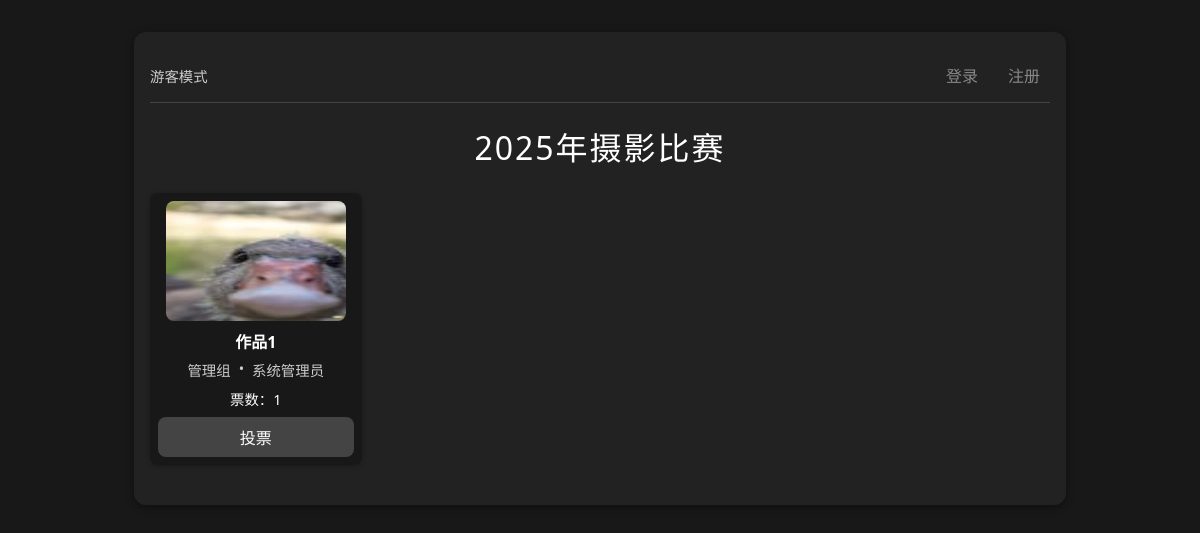
The page / on the database its author committed.
### app.py (models this page shows)
class Settings(db.Model):
    id = db.Column(db.Integer, primary_key=True)
    contest_title = db.Column(db.String(100), default="2025年摄影比赛")
    allow_upload = db.Column(db.Boolean, default=True)
    allow_vote = db.Column(db.Boolean, default=True)

class Photo(db.Model):
    id = db.Column(db.Integer, primary_key=True)
    url = db.Column(db.String(128))
    thumb_url = db.Column(db.String(128))
    title = db.Column(db.String(100), nullable=True)  # 作品名称
    class_name = db.Column(db.String(32))
    student_name = db.Column(db.String(32))
    vote_count = db.Column(db.Integer, default=0)
    user_id = db.Column(db.Integer, db.ForeignKey('user.id'), nullable=False)
    status = db.Column(db.Integer, default=0)  # 0=待审核, 1=已通过, 2=已拒绝
    created_at = db.Column(db.DateTime, default=db.func.current_timestamp())
    votes = db.relationship('Vote', backref='photo', lazy=True)

### app.py (the view)
@app.route('/')
def index():
    photos = Photo.query.filter_by(status=1).all()  # 只显示已审核通过的照片
    settings = get_settings()
    current_user = None
    if 'user_id' in session:
        current_user = User.query.get(session['user_id'])
    return render_template('index.html',
                         contest_title=settings.contest_title,
                         photos=photos,
                         current_user=current_user,
                         allow_vote=settings.allow_vote)

### app.py (called while the page is built)
def get_settings():
    settings = Settings.query.first()
    if not settings:
        settings = Settings()
        db.session.add(settings)
        db.session.commit()
    return settings

### templates/index.html (shortened to what this page needs)
<!DOCTYPE html>
<html lang="zh-cn">
<head>
</head>
<body>
    <div class="container">
        <div class="user-nav">
            {% if current_user %}
                <div class="user-info">
                    欢迎，{{ current_user.real_name }}({{ current_user.school_id }})
                    {% if current_user.role == 3 %}(系统管理员)
                    {% elif current_user.role == 2 %}(管理员)
                    {% else %}(用户)
                    {% endif %}
                </div>
                <div class="user-links">
                    <a href="{{ url_for('my_photos') }}">我的照片</a>
                    {% if current_user.role >= 2 %}
                        <a href="{{ url_for('admin') }}">管理面板</a>
                    {% endif %}
                    {% if current_user.role >= 3 %}
                        <a href="{{ url_for('settings') }}">系统设置</a>
                        <a href="{{ url_for('manage_users') }}">用户管理</a>
                    {% endif %}
                    <a href="{{ url_for('logout') }}">退出登录</a>
                </div>
            {% else %}
                <div class="user-info">游客模式</div>
                <div class="user-links">
                    <a href="{{ url_for('login') }}">登录</a>
                    <a href="{{ url_for('register') }}">注册</a>
                </div>
            {% endif %}
        </div>
        <div class="title">{{ contest_title }}</div>
        <div class="photo-grid">
            {% for photo in photos %}
            <div class="photo-item">
                <img src="{{ photo.thumb_url }}" alt="参赛照片" onclick="showModal('{{ photo.url }}')">
                {% if photo.title %}
                <div class="photo-title">{{ photo.title }}</div>
                {% endif %}
                <div class="photo-info">
                    <span>{{ photo.class_name }}</span>
                    <span>•</span>
                    <span>{{ photo.student_name }}</span>
                </div>
                <div class="photo-vote-row">
                    <span id="vote-count-{{ photo.id }}">票数：{{ photo.vote_count }}</span>
                </div>
                <button class="photo-vote-btn" onclick="votePhoto('{{ photo.id }}')">投票</button>
            </div>
            {% endfor %}
        </div>
    </div>
</body>
</html>

### templates/index.html (style rules this page uses)
body { background: #181818; color: #fff; font-family: 'Segoe UI', Arial, sans-serif; margin: 0; padding: 0; }
.container { max-width: 900px; margin: 32px auto; padding: 16px; background: #222; border-radius: 12px; box-shadow: 0 2px 8px #0006; }
.title { text-align: center; font-size: 2rem; margin-bottom: 24px; letter-spacing: 2px; }
.user-nav { display: flex; justify-content: space-between; align-items: center; margin-bottom: 20px; padding: 10px 0; border-bottom: 1px solid #444; }
.user-info { font-size: 0.9rem; color: #ccc; }
.user-links { display: flex; gap: 10px; }
.user-links a { color: #888; text-decoration: none; padding: 5px 10px; border-radius: 4px; transition: background 0.2s; }
.photo-grid { display: grid; grid-template-columns: repeat(4, 1fr); gap: 18px; margin-bottom: 24px; }
.photo-item { background: #181818; border-radius: 8px; padding: 8px; box-shadow: 0 1px 4px #0004; display: flex; flex-direction: column; align-items: center; }
.photo-item img { width: 100%; max-width: 180px; max-height: 120px; border-radius: 8px; cursor: pointer; margin-bottom: 8px; transition: box-shadow 0.2s; }
.photo-title { width: 100%; text-align: center; font-weight: bold; font-size: 1rem; color: #fff; margin-bottom: 6px; word-wrap: break-word; }
.photo-info { width: 100%; display: flex; justify-content: center; gap: 8px; font-size: 0.9rem; color: #ccc; margin-bottom: 8px; }
.photo-vote-row { width: 100%; display: flex; justify-content: center; align-items: center; gap: 8px; font-size: 0.9rem; margin-bottom: 8px; }
.photo-vote-btn { width: 100%; padding: 8px; background: #444; color: #fff; border: none; border-radius: 8px; font-size: 1rem; cursor: pointer; transition: background 0.2s; }

### rows shown on the page
Settings: contest_title "2025年摄影比赛"
Photo: thumb_url (picture), title "作品1", class_name "管理组", student_name "系统管理员", vote_count "1"
